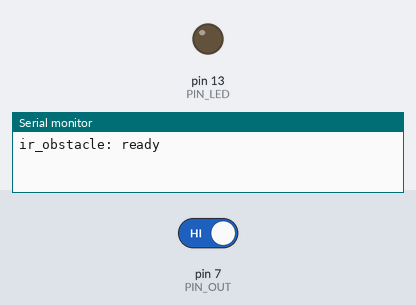
A sketch run on a simulated Arduino Uno, built with avr-gcc and run on an emulated ATmega328P. Parts: output pins drawn as LEDs (lit = HIGH), the last lines printed to the serial monitor. Inputs (shaded band) come from the test bench; at power-on: pin 7 (PIN_OUT) HIGH.

Above: at 1.2 s.
1.3 s: pin 7 (PIN_OUT) driven LOW
At 1.6 s:
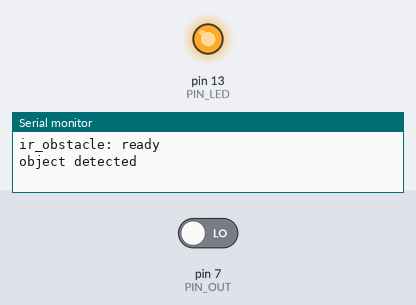
2.8 s: pin 7 (PIN_OUT) driven HIGH
At 3.9 s:
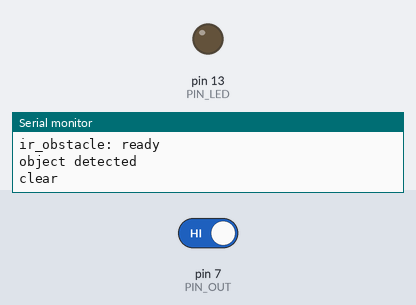
Timing chart, 0 to 5.8 s (numbered marks = the images above; inputs shaded):
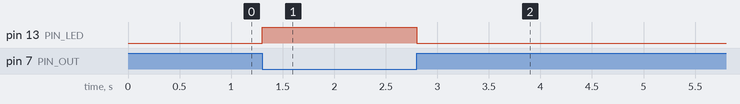

The sketch:

ir_obstacle.ino
```cpp
// FC-51 / KY-032 IR obstacle sensor.
// OUT on pin 7. Built-in LED echoes the state.
// Prints to Serial only on transitions, so the monitor stays readable.

const int PIN_OUT = 7;
const int PIN_LED = LED_BUILTIN;

int lastState = HIGH;

void setup() {
  pinMode(PIN_OUT, INPUT);
  pinMode(PIN_LED, OUTPUT);

  Serial.begin(115200);
  Serial.println(F("ir_obstacle: ready"));
}

void loop() {
  int state = digitalRead(PIN_OUT);

  // Mirror to LED. Most modules pull OUT LOW when an object is detected.
  digitalWrite(PIN_LED, state == LOW ? HIGH : LOW);

  if (state != lastState) {
    Serial.println(state == LOW ? F("object detected") : F("clear"));
    lastState = state;
  }
}
```

Measured:
- after the input at 1.3 s, pin 13 (PIN_LED): LOW → HIGH at once
- after the input at 2.8 s, pin 13 (PIN_LED): HIGH → LOW at once
